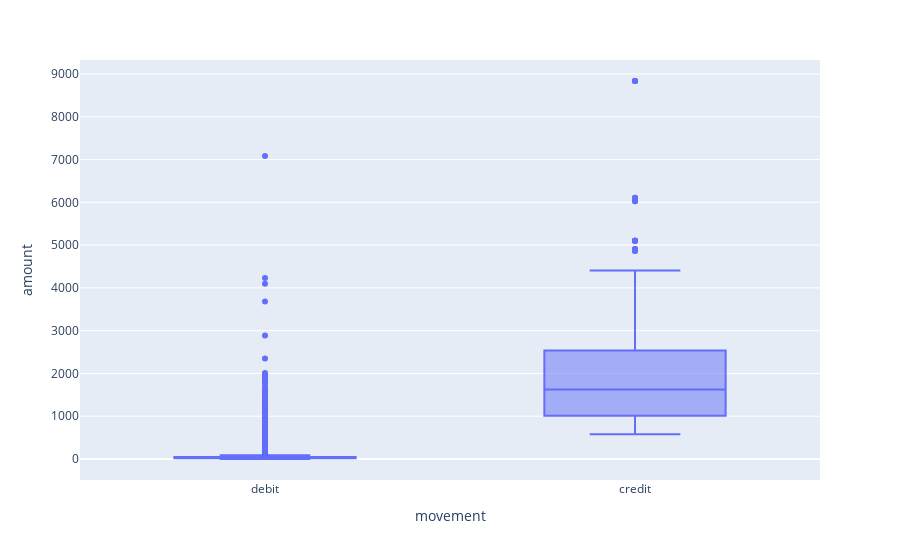

Source (notebook cell):
### Code cell
px.box(df,y='amount',x='movement')

### Figure 1 — Plotly figure (JSON) as saved in the notebook; plotly's stock layout.template omitted (floating-point values rounded to 4 significant figures; data arrays with more than 128 entries replaced by an {"elided": "..."} marker saying what was removed)
{"data": [{"alignmentgroup": "True", "hovertemplate": "movement=%{x}<br>amount=%{y}<extra></extra>", "legendgroup": "", "marker": {"color": "#636efa"}, "name": "", "notched": false, "offsetgroup": "", "orientation": "v", "showlegend": false, "type": "box", "x": {"elided": "12043 str values"}, "x0": " ", "xaxis": "x", "y": {"elided": "12043 float values"}, "y0": " ", "yaxis": "y"}], "layout": {"boxmode": "group", "legend": {"tracegroupgap": 0}, "margin": {"t": 60}, "xaxis": {"anchor": "y", "domain": [0, 1], "title": {"text": "movement"}}, "yaxis": {"anchor": "x", "domain": [0, 1], "title": {"text": "amount"}}}}
